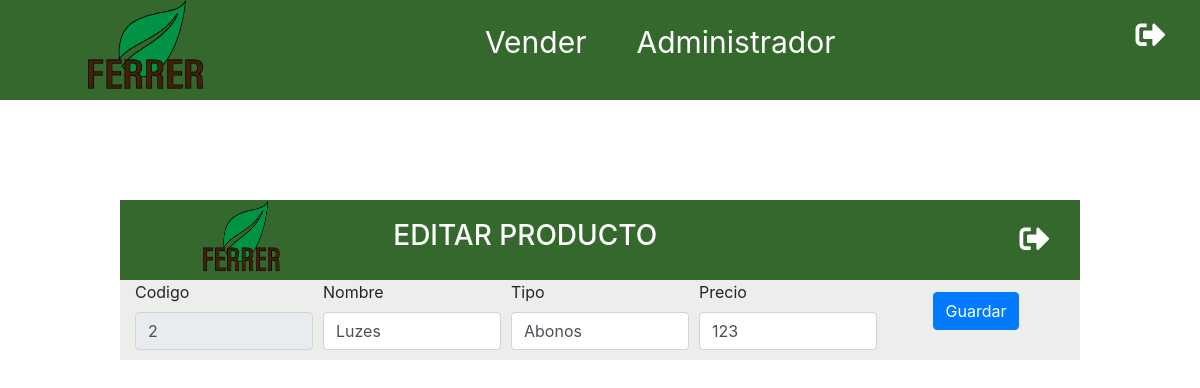
The app's page /editar.php?id=2 (signed in) with its own data.
### tables this page shows
CREATE TABLE `producto` (
  `Id_Producto` int(100) NOT NULL,
  `Nombre_Producto` varchar(25) NOT NULL,
  `Id_Tipo_Producto` varchar(50) NOT NULL,
  `Precio_Venta` int(11) NOT NULL,
  `Nombre_Usuario` varchar(30) NOT NULL,
  `FechaCreacion` date NOT NULL
);

### includes/funciones/consultas.php (called while the page is built, shortened)
<?php
function obtenerProducto($id){
    include 'bd_conexion.php';
    try{
        return $conn->query("SELECT Id_Producto, Nombre_Producto, Id_Tipo_Producto, Precio_Venta,Nombre_Usuario FROM producto WHERE Id_Producto = $id");
    }catch(Exception $e){
        echo "error!!". $e->getMessage() ."<br>";
        return false;
    }
}
?>

### editar.php (the view, shortened to what this page needs)
<?php include_once 'includes/templates/header.php';
include_once 'includes/funciones/consultas.php';
    $id = filter_var($_GET['id'], FILTER_VALIDATE_INT);
    $resultado = obtenerProducto($id);
    $producto = $resultado->fetch_assoc();
    ?>
    <pre>
</pre>
<div class="inventarioMORE UPDATE" id="inventarioADD">
                <div class="TengoEstilos">
                  <img src="./img/logo.png" alt="Logo">
                  <H3>EDITAR PRODUCTO</H3>
                  <a href="Admin.php"> <i class="fas fa-sign-out-alt Singout" id="CerrarAnadir"></i></a>
                </div>
                <div class="container">
                  <form   id="producto" class="Anadir" method="POST">
                    <div class="form-row">
                    <div class="col">
                        <label for="">Codigo</label>
                        <input type="text" placeholder="Codigo Producto" id="Codigo" name="Codigo" readonly="readonly" class="form-control" value="<?php echo ($producto['Id_Producto']) ? $producto['Id_Producto'] : ''; ?>" >
                      </div>
                      <div class="col">
                        <label for="">Nombre</label>
                        <input type="text" placeholder="Nombre Producto" id="Nombre" name="Nombre" class="form-control" value="<?php echo ($producto['Nombre_Producto']) ? $producto['Nombre_Producto'] : ''; ?>" >
                      </div>
                      <div class="col">
                        <label for="">Tipo</label>
                        <input list="buscador"placeholder="Tipo Producto" id="Tipo" name="Tipo" class="form-control" value="<?php echo ($producto['Id_Tipo_Producto']) ? $producto['Id_Tipo_Producto'] : ''; ?>" >
                      </div>
                      <div class="col">
                        <label for="Nombre">Precio</label>
                        <input type="number" placeholder="Precio" id="Precio" name="Precio" class="form-control" value="<?php echo ($producto['Precio_Venta']) ? $producto['Precio_Venta'] : ''; ?>" >
                      </div>
                      <div class="col Enviar">
                          <?php
                           $textoBtn = ($producto['Precio_Venta']) ? 'Guardar' : 'añadir';
                          ?>
                        <input type="submit" name="submit" value="<?php echo $textoBtn; ?>" class="btn btn-primary mb-2">
                      </div>
                    </div>
<?php include_once 'includes/templates/footer.php'; ?>

### css/style.css (style rules this page uses)
* { margin:0; }
body { margin: 0; width: 100vw; font-family: 'Lato',Arial, Helvetica, sans-serif ; justify-content: center; }
.TengoEstilos { background: #35682d; width: 100%; height: auto; display: flex; justify-content: space-around; align-items: center; }
.TengoEstilos img { width: 120px; height: 100px; margin: 0 50px; }
.Singout { color: #fff; margin-left: 300px; font-size: 30px; }
form { display: flex; flex-direction: column; justify-content: center; align-items: center; }
label { display: block; margin-bottom: 10px; }
h3 { color: white; font-weight: 300; }
.inventarioMORE { background-color:rgb(237, 238, 235); width: 80vw; height: auto; display: none; position: absolute; flex-direction: column; justify-content: center; align-self: center; top: 25%; left: 10%; overflow: hidden; }
.inventarioMORE img { width: 80px; height: 80px; }
.Enviar { display: flex; justify-content: center; align-items: center; }
.Anadir { margin-bottom: 10px; }
.UPDATE { display: flex; }

### records on screen
producto: Codigo "2", Nombre "Luzes", Tipo "Abonos", Precio "123", submit "Guardar"
